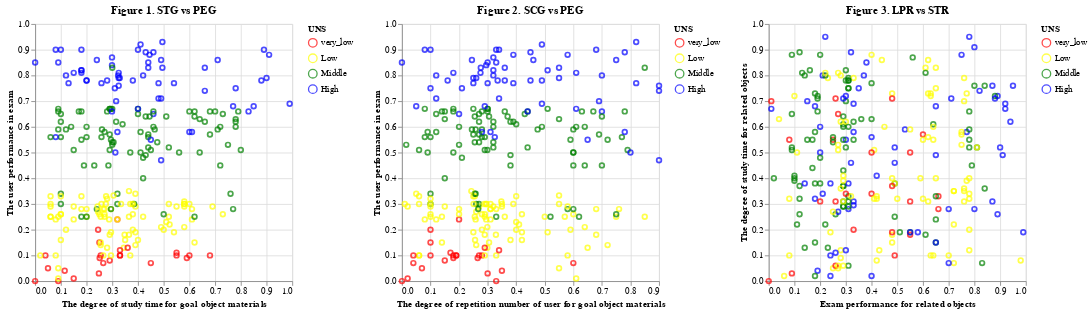

Notebook code for this chart:
### Markdown cell above
Table 2. Focused User Knowledge Metrics and Levels

### Code cell
# Create a scatter plot using Altair
scatter_plot_stg = alt.Chart(filtered_data_1).mark_point().encode(
    x=alt.X("STG").title("The degree of study time for goal object materials"),  # X-axis representing the degree of study time
    y=alt.Y("PEG").title("The user performance in exam").scale(zero=False),  # Y-axis representing the user performance in exam
    color=alt.Color(' UNS',  
        scale=alt.Scale(
            domain=['very_low', 'Low', 'Middle', 'High'],  # Domain of UNS values
            range=['red', 'yellow', 'green', 'blue']  # Corresponding color range
        )
    )
).properties(
    title='Figure 1. STG vs PEG'  # Title of the scatter plot
)

# Additional scatter plot for SCG vs PEG
scatter_plot_scg = alt.Chart(filtered_data_1).mark_point().encode(
    x=alt.X("SCG").title("The degree of repetition number of user for goal object materials"),
    y=alt.Y("PEG").title("The user performance in exam").scale(zero=False),
    color=alt.Color(' UNS', 
        scale=alt.Scale(
            domain=['very_low', 'Low', 'Middle', 'High'],
            range=['red', 'yellow', 'green', 'blue']
        )
    )
).properties(
    title='Figure 2. SCG vs PEG',
)

# Additional scatter plot for LPR vs STR
scatter_plot_lpr = alt.Chart(filtered_data_1).mark_point().encode(
    x=alt.X("LPR").title("Exam performance for related objects"),
    y=alt.Y("STR").title("The degree of study time for related objects").scale(zero=False),
    color=alt.Color(' UNS', 
        scale=alt.Scale(
            domain=['very_low', 'Low', 'Middle', 'High'],
            range=['red', 'yellow', 'green', 'blue']
        )
    )
).properties(
    title='Figure 3. LPR vs STR',
)

# Combining the charts side by side
combined_charts = alt.hconcat(scatter_plot_stg, scatter_plot_scg,scatter_plot_lpr).resolve_scale(color='independent')

# Display the combined charts
combined_charts

### Figure 1 — Vega-Lite specification as saved in the notebook (floating-point values rounded to 4 significant figures; data arrays with more than 128 entries replaced by an {"elided": "..."} marker saying what was removed)
{"config": {"view": {"continuousWidth": 300, "continuousHeight": 300}}, "hconcat": [{"mark": {"type": "point"}, "encoding": {"color": {"field": " UNS", "scale": {"domain": ["very_low", "Low", "Middle", "High"], "range": ["red", "yellow", "green", "blue"]}, "type": "nominal"}, "x": {"field": "STG", "title": "The degree of study time for goal object materials", "type": "quantitative"}, "y": {"field": "PEG", "scale": {"zero": false}, "title": "The user performance in exam", "type": "quantitative"}}, "title": "Figure 1. STG vs PEG"}, {"mark": {"type": "point"}, "encoding": {"color": {"field": " UNS", "scale": {"domain": ["very_low", "Low", "Middle", "High"], "range": ["red", "yellow", "green", "blue"]}, "type": "nominal"}, "x": {"field": "SCG", "title": "The degree of repetition number of user for goal object materials", "type": "quantitative"}, "y": {"field": "PEG", "scale": {"zero": false}, "title": "The user performance in exam", "type": "quantitative"}}, "title": "Figure 2. SCG vs PEG"}, {"mark": {"type": "point"}, "encoding": {"color": {"field": " UNS", "scale": {"domain": ["very_low", "Low", "Middle", "High"], "range": ["red", "yellow", "green", "blue"]}, "type": "nominal"}, "x": {"field": "LPR", "title": "Exam performance for related objects", "type": "quantitative"}, "y": {"field": "STR", "scale": {"zero": false}, "title": "The degree of study time for related objects", "type": "quantitative"}}, "title": "Figure 3. LPR vs STR"}], "data": {"name": "data-eaaed803afb61494a967d3bfd8939bb0"}, "resolve": {"scale": {"color": "independent"}}, "$schema": "https://vega.github.io/schema/vega-lite/v5.8.0.json", "datasets": {"data-eaaed803afb61494a967d3bfd8939bb0": {"elided": "258 records"}}}
